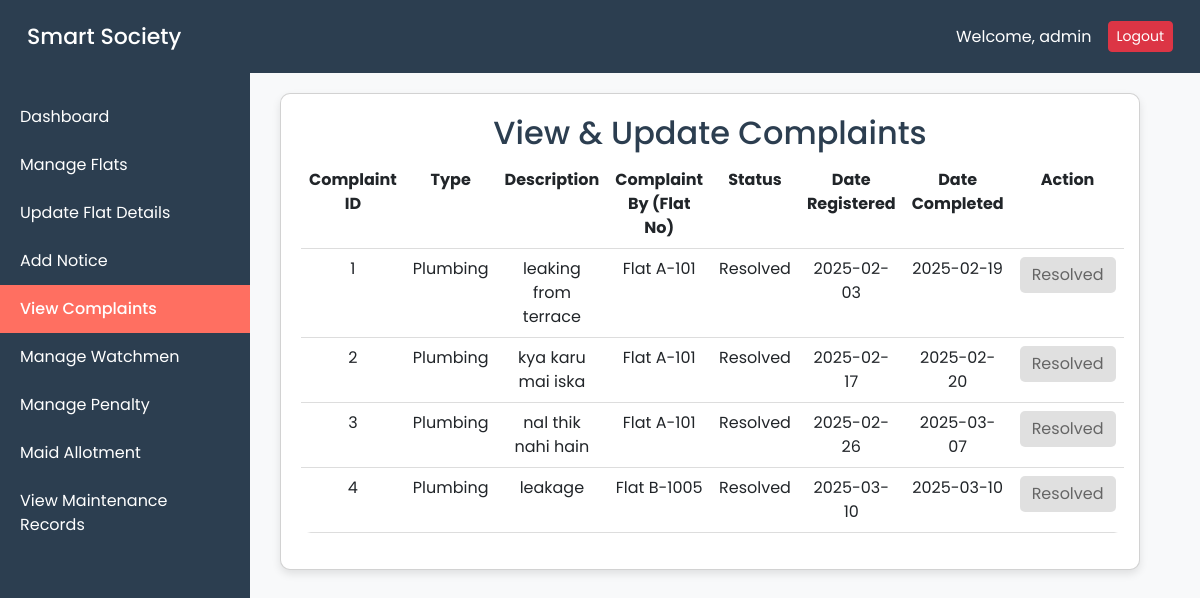
/Admin/view_complaints.php (signed in), run on an earlier commit of the app's database.
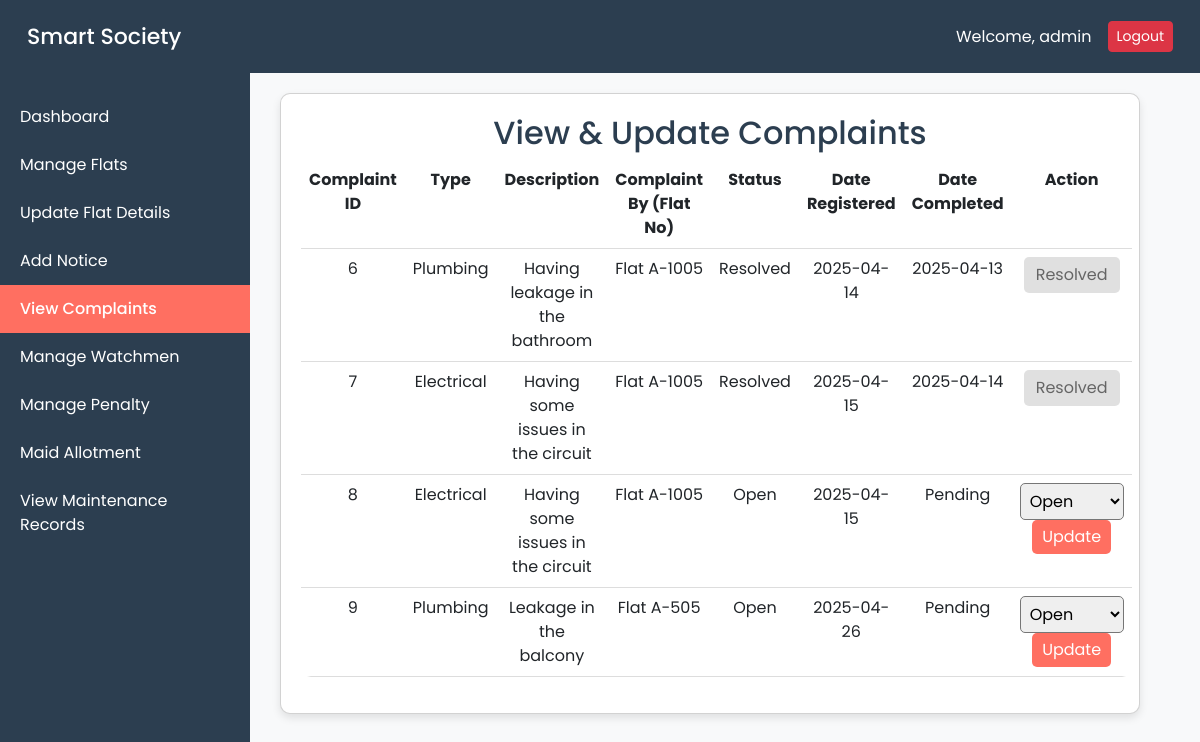
And on a later commit of the database.
### tables this page shows
CREATE TABLE `complaints` (
  `complaint_id` int(11) NOT NULL,
  `user_id` int(11) NOT NULL,
  `complaint_type` enum('plumbing','electrical','security') NOT NULL,
  `description` text NOT NULL,
  `status` enum('open','resolved') DEFAULT 'open',
  `date_raised` timestamp NOT NULL DEFAULT current_timestamp(),
  `date_completed` timestamp NULL DEFAULT NULL
);

CREATE TABLE `users` (
  `user_id` int(11) NOT NULL,
  `name` varchar(100) NOT NULL,
  `email` varchar(100) NOT NULL,
  `phone` varchar(15) NOT NULL,
  `flat_number` varchar(10) NOT NULL,
  `block` varchar(10) NOT NULL,
  `password` varchar(255) NOT NULL,
  `user_type` enum('Owner','Renter') NOT NULL,
  `reset_token` varchar(255) DEFAULT NULL,
  `token_expiry` datetime DEFAULT NULL
);

### Admin/view_complaints.php (the view, shortened to what this page needs)
<?php
include_once('../config/db_connection.php');
$admin_username = $_SESSION['admin_username'];
$query = "SELECT c.complaint_id, c.complaint_type, c.description, u.flat_number,
                 c.status, c.date_raised, c.date_completed
          FROM Complaints c
          JOIN Users u ON c.user_id = u.user_id";
$result = mysqli_query($conn, $query);
?>
<!DOCTYPE html>
<html lang="en">
<head>
    <link rel="stylesheet" href="https://cdn.jsdelivr.net/npm/bootstrap@5.3.0/dist/css/bootstrap.min.css">
</head>
<body>
    <nav class="navbar navbar-expand-lg navbar-dark">
        <div class="container-fluid">
            <a class="navbar-brand" href="#">Smart Society</a>
            <span class="navbar-text ms-auto me-3">Welcome, <?php echo htmlspecialchars($admin_username); ?></span>
            <a href="admin_logout.php" class="btn btn-danger btn-sm">Logout</a>
        </div>
    </nav>
    <div class="sidebar">
        <ul>
            <li><a href="admin_dashboard.php">Dashboard</a></li>
            <li><a href="add_allotment.php">Manage Flats</a></li>
            <li><a href="update_flat_details.php">Update Flat Details</a></li>
            <li><a href="add_notice.php">Add Notice</a></li>
            <li><a href="view_complaints.php" class="active">View Complaints</a></li>
            <li><a href="add_watchman.php">Manage Watchmen</a></li>
            <li><a href="add_penalty.php">Manage Penalty</a></li>
            <li><a href="add_maid.php">Maid Allotment</a></li>
            <li><a href="view_maintenance.php">View Maintenance Records</a></li>
        </ul>
    </div>
    <div class="container">
        <div class="card">
            <h2 class="text-center">View & Update Complaints</h2>
            <table class="table">
                <tr>
                    <th>Complaint ID</th>
                    <th>Type</th>
                    <th>Description</th>
                    <th>Complaint By (Flat No)</th>
                    <th>Status</th>
                    <th>Date Registered</th>
                    <th>Date Completed</th>
                    <th>Action</th>
                </tr>
                <?php while ($row = mysqli_fetch_assoc($result)) { ?>
                    <tr>
                        <td><?php echo $row['complaint_id']; ?></td>
                        <td><?php echo ucfirst($row['complaint_type']); ?></td>
                        <td><?php echo $row['description']; ?></td>
                        <td><?php echo "Flat " . $row['flat_number']; ?></td>
                        <td><?php echo ucfirst($row['status']); ?></td>
                        <td><?php echo date('Y-m-d', strtotime($row['date_raised'])); ?></td>
                        <td>
                            <?php echo ($row['status'] == 'resolved' && $row['date_completed'])
                                ? date('Y-m-d', strtotime($row['date_completed']))
                                : 'Pending'; ?>
                        </td>
                        <td>
                            <?php if ($row['status'] == 'resolved') { ?>
                                <button class="disabled">Resolved</button>
                            <?php } else { ?>
                                <form method="post">
                                    <select name="status" class="status-select">
                                        <option value="open" <?php echo ($row['status'] == 'open') ? 'selected' : ''; ?>>Open</option>
                                    </select>
                                    <button type="submit" name="update" class="btn-update">Update</button>
                                </form>
                            <?php } ?>
                        </td>
                    </tr>
                <?php } ?>
            </table>
        </div>
    </div>
</body>
</html>

### Admin/view_complaints.php (style rules this page uses)
body { font-family: 'Poppins', sans-serif; margin: 0; padding: 0; background-color: #f8f9fa; }
.navbar { background-color: #2c3e50; padding: 15px; position: sticky; top: 0; width: 100%; z-index: 1000; }
.navbar-brand { color: #ffffff !important; font-weight: 500; font-size: 22px; }
.navbar-text { color: #ffffff; font-weight: 400; font-size: 16px; }
.container { margin-left: 260px; padding: 20px; width: calc(100% - 300px); color: #2c3e50; }
.card { border-radius: 10px; box-shadow: 0 4px 8px rgba(0, 0, 0, 0.1); background: white; padding: 20px; color: #2c3e50; }
.sidebar { position: fixed; left: 0; height: 100vh; width: 250px; background: #2c3e50; padding-top: 20px; overflow-y: auto; }
.sidebar ul { list-style: none; padding: 0; margin: 0; }
.sidebar ul li { width: 100%; }
.sidebar ul li a { display: block; padding: 12px 20px; color: #ffffff; text-decoration: none; font-size: 16px; font-weight: 400; transition: background 0.3s ease; }
.sidebar ul li a:hover, .sidebar ul li a.active { background-color: #ff6f61; font-weight: 500; }
table { width: 100%; border-collapse: collapse; background: white; border-radius: 10px; overflow: hidden; color: #2c3e50; }
th, td { padding: 12px; text-align: center; border-bottom: 1px solid #ddd; color: #2c3e50; }
th { background-color: #ff6f61; color: #2c3e50; }
.table tr { color: #2c3e50; }
.disabled { background-color: #ccc; pointer-events: none; opacity: 0.6; border: none; padding: 6px 12px; border-radius: 5px; }
.status-select { padding: 5px; border-radius: 5px; }
.btn-update { padding: 5px 10px; border: none; background-color: #ff6f61; color: white; border-radius: 5px; cursor: pointer; }

What changed in the data, as far as the page shows it:
removed complaints: complaint_id "1", complaint_type "Plumbing", description "leaking from terrace", user.flat_number "A-101", status "Resolved", date_raised "2025-02-03", date_completed "2025-02-19"
removed complaints: complaint_id "2", complaint_type "Plumbing", description "kya karu mai iska", user.flat_number "A-101", status "Resolved", date_raised "2025-02-17", date_completed "2025-02-20"
removed complaints: complaint_id "3", complaint_type "Plumbing", description "nal thik nahi hain", user.flat_number "A-101", status "Resolved", date_raised "2025-02-26", date_completed "2025-03-07"
removed complaints: complaint_id "4", complaint_type "Plumbing", description "leakage", user.flat_number "B-1005", status "Resolved", date_raised "2025-03-10", date_completed "2025-03-10"
added complaints: complaint_id "6", complaint_type "Plumbing", description "Having leakage in the bathroom", user.flat_number "A-1005", status "Resolved", date_raised "2025-04-14", date_completed "2025-04-13"
added complaints: complaint_id "7", complaint_type "Electrical", description "Having some issues in the circuit", user.flat_number "A-1005", status "Resolved", date_raised "2025-04-15", date_completed "2025-04-14"
added complaints: complaint_id "8", complaint_type "Electrical", description "Having some issues in the circuit", user.flat_number "A-1005", status "Open", date_raised "2025-04-15", shows "Pending"
added complaints: complaint_id "9", complaint_type "Plumbing", description "Leakage in the balcony", user.flat_number "A-505", status "Open", date_raised "2025-04-26", shows "Pending"
